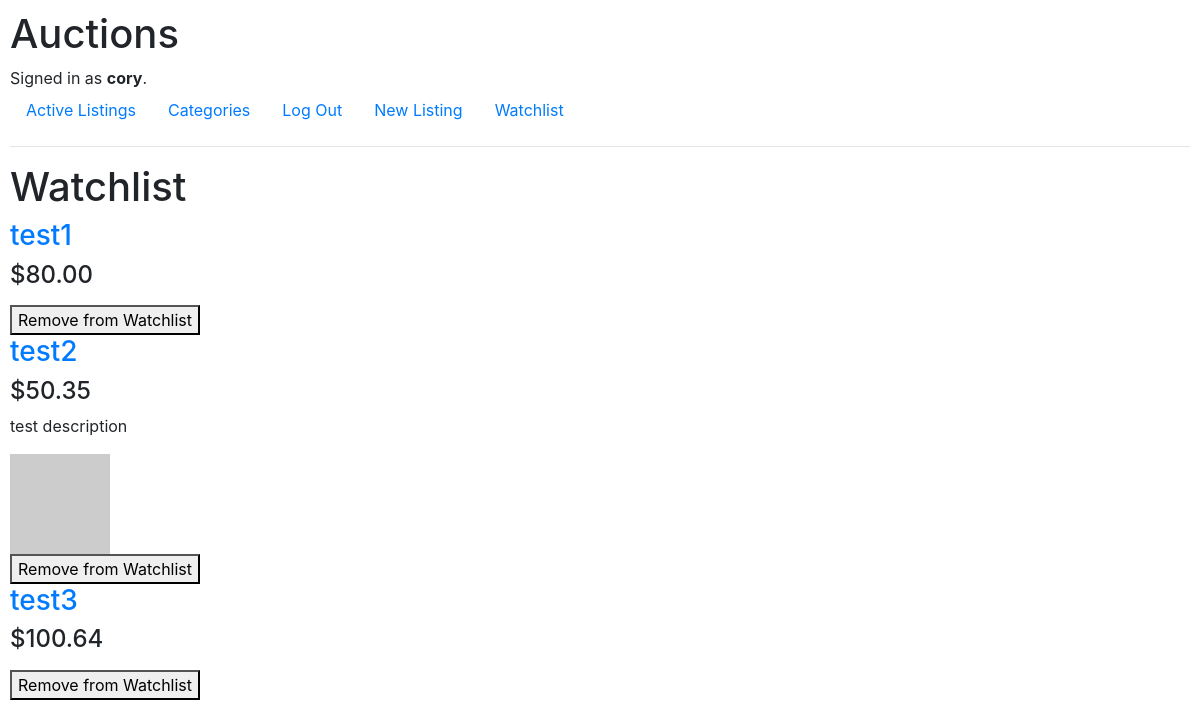
The page /watchlist (signed in) on the database as committed earlier.
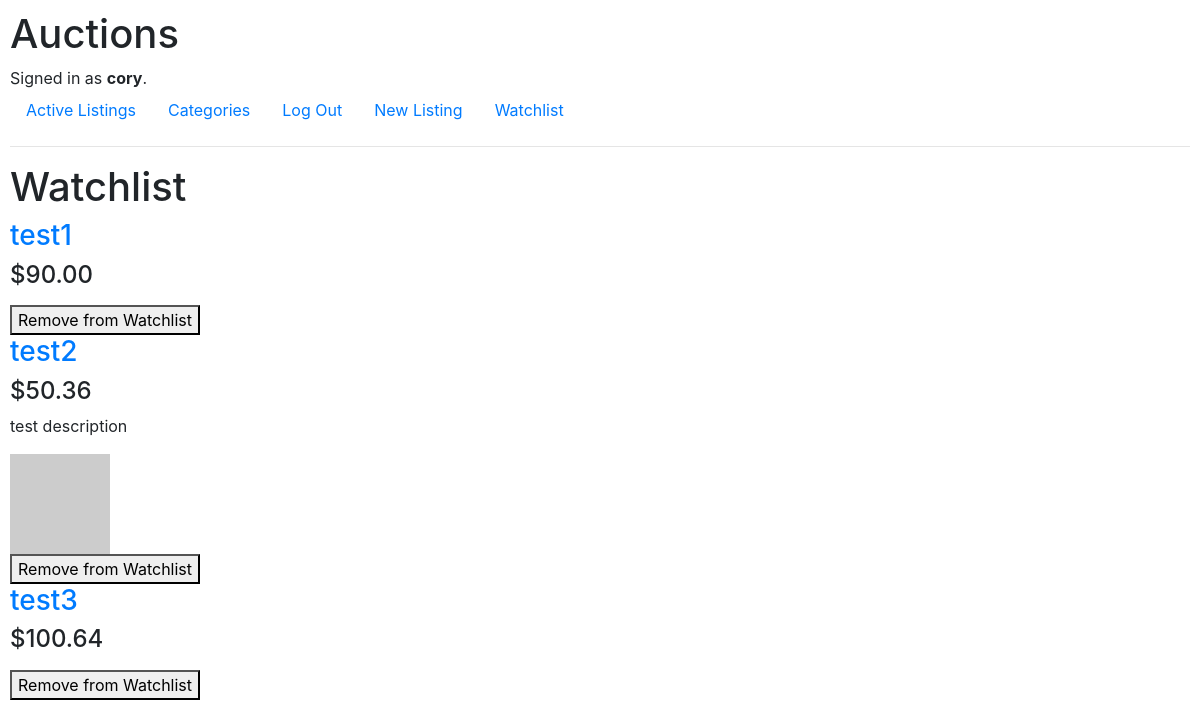
The same page on the database as committed later.
### auctions/models.py (models this page shows, shortened)
class Listing(models.Model):
    title = models.CharField(max_length=255)
    description = models.TextField()
    bid_price = models.DecimalField(decimal_places=2, max_digits=9)
    image_url = models.URLField()
    category = models.CharField(max_length=63)
    creator = models.ForeignKey(User, on_delete=models.CASCADE)
    active = models.BooleanField(default=True)

### auctions/views.py (the view)
# urls.py: path("watchlist", views.watchlist, name='watchlist'),
@login_required
def watchlist(request):
    return render(request, "auctions/watchlist.html", {
        "listings": request.user.listings.all()
    })

### auctions/templates/auctions/watchlist.html (shortened to what this page needs)
{% extends "auctions/layout.html" %}
{% block body %}
    <h1>Watchlist</h1>
    {% for listing in listings %}
        <a href="{% url 'listing' listing.pk %}"><h3>{{ listing.title }}</h3></a>
        <h4>${{ listing.bid_price }}</h4>
        <p>{{ listing.description }}</p>
        {% if listing.image_url %}
            <img src={{ listing.image_url }} alt="image of item">
        {% endif %}
        <form action="{% url 'delete_from_watchlist' listing.pk%}" method="post">
            <button type="submit">Remove from Watchlist</button>
        </form>
    {% endfor %}
{% endblock %}

Rows that differ between the two databases and show on the page:
changed Listing "test1": bid_price "80.00" → "90.00"
changed Listing "test2": bid_price "50.35" → "50.36"
